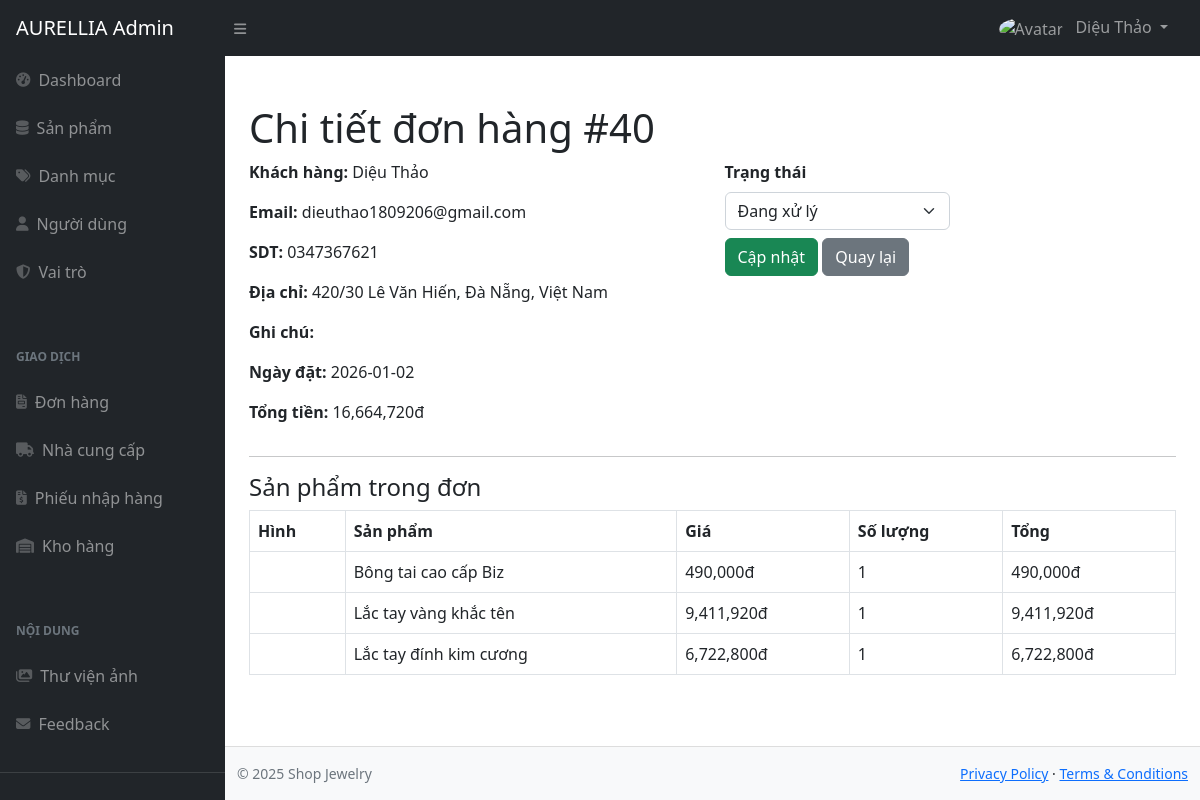
Page /admin/index.php?act=order-detail&id=40 (signed in) on the committed database.
### tables this page shows
CREATE TABLE `order` (
  `id` int(11) NOT NULL,
  `fullname` varchar(255) NOT NULL,
  `email` varchar(255) DEFAULT NULL,
  `phone_number` varchar(255) NOT NULL,
  `address` varchar(255) NOT NULL,
  `note` varchar(255) DEFAULT NULL,
  `order_date` date DEFAULT NULL,
  `status` int(11) DEFAULT NULL,
  `total_money` int(11) DEFAULT NULL,
  `user_id` int(11) DEFAULT NULL,
  `payment_method` varchar(20) DEFAULT NULL,
  `trans_id` varchar(50) DEFAULT NULL,
  `isDeleted` int(11) DEFAULT NULL
);

CREATE TABLE `orderdetail` (
  `id` int(11) NOT NULL,
  `order_id` int(11) DEFAULT NULL,
  `product_id` int(11) DEFAULT NULL,
  `price` int(11) DEFAULT NULL,
  `num` int(11) DEFAULT NULL,
  `total_money` int(11) DEFAULT NULL
);

CREATE TABLE `product` (
  `id` int(11) NOT NULL,
  `title` varchar(255) NOT NULL,
  `price` int(11) NOT NULL,
  `category_id` int(11) DEFAULT NULL,
  `discount` int(11) DEFAULT NULL,
  `thumbnail` varchar(500) DEFAULT NULL,
  `image1` varchar(500) DEFAULT NULL,
  `image2` varchar(500) DEFAULT NULL,
  `description` varchar(500) DEFAULT NULL,
  `quantity` int(11) DEFAULT NULL,
  `created_at` date DEFAULT NULL,
  `updated_at` date DEFAULT NULL,
  `deleted` int(11) DEFAULT NULL,
  `isShow` int(11) DEFAULT 1,
  `isOutstanding` int(11) DEFAULT 1,
  `isNew` int(11) DEFAULT 1
);

### admin/controllers/OrderController.php (called while the page is built, shortened)
<?php
require "models/OrderModel.php";
class OrderController {
    private $model;
    function __construct($db) {
        $this->model = new OrderModel($db);
    }
    function detail() {
        $id = $_GET['id'] ?? 0;
        $order = $this->model->getById($id);
        $details = $this->model->getDetails($id);
        include "layouts/main.php";
    }
}

### admin/models/OrderModel.php (called while the page is built, shortened)
<?php
class OrderModel {
    private $conn;
    function __construct($db) {
        $this->conn = $db;
    }
    function getById($id) {
        $id = (int)$id;
        $sql = "SELECT * FROM `order` WHERE id = $id LIMIT 1";
        return $this->conn->query($sql)->fetch_assoc();
    }
    function getDetails($order_id) {
        $order_id = (int)$order_id;
        $sql = "SELECT od.*, p.title, p.thumbnail
                FROM `orderdetail` od
                JOIN `product` p ON od.product_id = p.id
                WHERE od.order_id = $order_id";
        return $this->conn->query($sql);
    }
}

### admin/views/order/detail.php (the view, shortened to what this page needs)
<h1 class="mt-4">Chi tiết đơn hàng #<?= $order['id'] ?></h1>
<div class="row">
    <div class="col-md-6">
        <p><strong>Khách hàng:</strong> <?= htmlspecialchars($order['fullname']) ?></p>
        <p><strong>Email:</strong> <?= htmlspecialchars($order['email']) ?></p>
        <p><strong>SDT:</strong> <?= htmlspecialchars($order['phone_number']) ?></p>
        <p><strong>Địa chỉ:</strong> <?= htmlspecialchars($order['address']) ?></p>
        <p><strong>Ghi chú:</strong> <?= htmlspecialchars($order['note']) ?></p>
        <p><strong>Ngày đặt:</strong> <?= $order['order_date'] ?></p>
        <p><strong>Tổng tiền:</strong> <?= number_format($order['total_money']) ?>đ</p>
    </div>
    <div class="col-md-6">
        <form action="index.php?act=order-update-status" method="POST" class="mb-3">
            <label class="form-label"><strong>Trạng thái</strong></label>
            <select name="status" class="form-select w-50">
                <option value="0" <?= $order['status']==0 ? 'selected' : '' ?>>Đang xử lý</option>
            </select>
            <button class="btn btn-success mt-2">Cập nhật</button>
            <a href="index.php?act=order" class="btn btn-secondary mt-2">Quay lại</a>
        </form>
    </div>
</div>
<hr>
<h4>Sản phẩm trong đơn</h4>
<table class="table table-bordered">
    <thead>
        <tr>
            <th>Hình</th>
            <th>Sản phẩm</th>
            <th>Giá</th>
            <th>Số lượng</th>
            <th>Tổng</th>
        </tr>
    </thead>
    <tbody>
        <?php while($d = $details->fetch_assoc()) { ?>
        <tr>
            <td>
            </td>
            <td><?= htmlspecialchars($d['title']) ?></td>
            <td><?= number_format($d['price']) ?>đ</td>
            <td><?= $d['num'] ?></td>
            <td><?= number_format($d['total_money']) ?>đ</td>
        </tr>
        <?php } ?>
    </tbody>
</table>

### rows in the picture
order: id "40", fullname "Diệu Thảo", email "dieuthao1809206@gmail.com", phone_number "0347367621", address "420/30 Lê Văn Hiến, Đà Nẵng, Việt Nam", order_date "2026-01-02", total_money "16,664,720", status "Đang xử lý"
orderdetail: product.title "Bông tai cao cấp Biz", price "490,000", num "1", total_money "490,000"
orderdetail: product.title "Lắc tay vàng khắc tên", price "9,411,920", num "1", total_money "9,411,920"
orderdetail: product.title "Lắc tay đính kim cương", price "6,722,800", num "1", total_money "6,722,800"

### other values in the picture
$adminName "Diệu Thảo"
